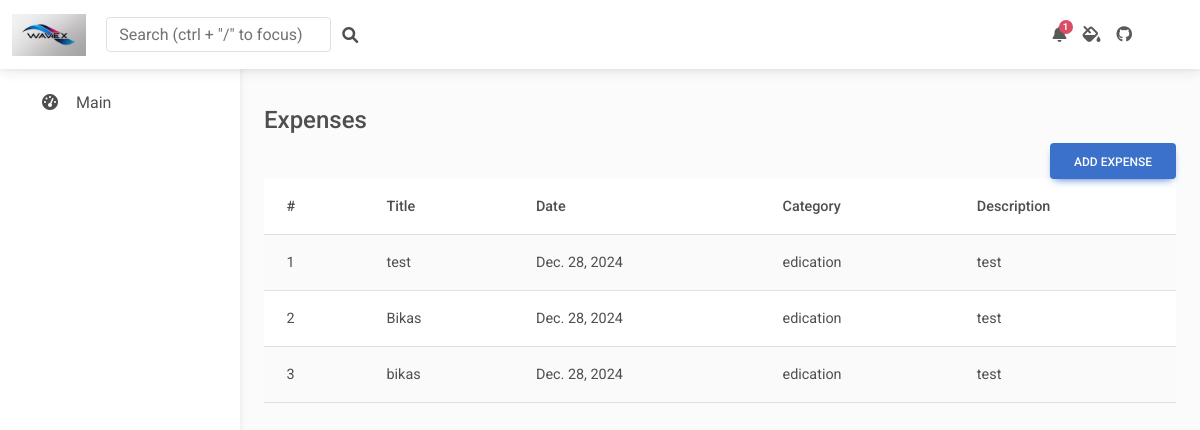
The page / on the database its author committed.
### expenses/models.py (models this page shows, shortened)
class Expense(models.Model):
    date = models.DateField()
    title = models.CharField(max_length=255)
    description = models.CharField(max_length=255)
    amount = models.DecimalField(max_digits=10, decimal_places=2)
    category = models.ForeignKey(Category, on_delete=models.CASCADE)

class BaseModel(models.Model):
    created_at = models.DateTimeField(auto_now_add=True)
    updated_at = models.DateTimeField(auto_now=True)
    deleted_at = models.DateTimeField(null=True, blank=True)
    class Meta:
        abstract = True

class Category(BaseModel):
    name = models.CharField(max_length=100, db_index=True)

### expenses/views.py (the view)
# urls.py: path('', ExpenseListView.as_view(), name='expense_list'),
class ExpenseListView(ListView):
    model = Expense
    template_name = 'expenses/expense_list.html'
    context_object_name = 'expenses'
    paginate_by = 10
    def get_paginate_by(self, queryset):
        page_size = self.request.GET.get('page_size', self.paginate_by)
        return page_size

### templates/expenses/expense_list.html (shortened to what this page needs)
{% extends 'base.html' %}
{% block content %}
<div class="container mt-4">
    <div>
        <div class="d-flex justify-content-start"><h4>Expenses</h4></div>
        <div class="d-flex justify-content-end"><a href="{% url 'add_expense' %}" class="btn btn-primary">Add Expense</a></div>
    </div>
    <table class="table table-striped">
        <thead>
            <tr>
                <th>#</th>
                <th>Title</th>
                <th>Date</th>
                <th>Category</th>
                <th>Description</th>
            </tr>
        </thead>
        <tbody>
            {% for expense in expenses %}
                <tr>
                    <td>{{ forloop.counter }}</td>
                    <td>{{ expense.title }}</td>
                    <td>{{ expense.date }}</td>
                    <td>{{ expense.category.name }}</td>
                    <td>{{ expense.description }}</td>
                </tr>
            {% endfor %}
        </tbody>
    </table>
</div>
{% endblock %}

### templates/base.html (shortened to what this page needs)
{% load static %}
<!DOCTYPE html>
<html lang="en">
<head>
  <link rel="stylesheet" href="https://use.fontawesome.com/releases/v6.0.0/css/all.css" />
  <link rel="stylesheet" href="{% static 'css/mdb.min.css' %}" />
  <link rel="stylesheet" href="{% static 'css/admin.css'%}" />
</head>
<body>
  <header>
    <nav id="sidebarMenu" class="collapse d-lg-block sidebar collapse bg-white">
      <div class="position-sticky">
        <div class="list-group list-group-flush mx-3 mt-4">
          <a href="#" class="list-group-item list-group-item-action py-2" data-mdb-ripple-init aria-current="true">
            <i class="fas fa-tachometer-alt fa-fw me-3"></i><span>Main</span>
          </a>
        </div>
      </div>
    </nav>
    <nav id="main-navbar" class="navbar navbar-expand-lg navbar-light bg-white fixed-top">
      <div class="container-fluid">
        <a class="navbar-brand" href="#">
          <img src="{% static 'img/company.jpg'%}" height="42" alt="" loading="lazy" />
        </a>
        <form class="d-none d-md-flex input-group w-auto my-auto">
          <input autocomplete="off" type="search" class="form-control rounded"
            placeholder='Search (ctrl + "/" to focus)' style="min-width: 225px" />
          <span class="input-group-text border-0"><i class="fas fa-search"></i></span>
        </form>
        <ul class="navbar-nav ms-auto d-flex flex-row">
          <li class="nav-item dropdown">
            <a class="nav-link me-3 me-lg-0 dropdown-toggle hidden-arrow" href="#" id="navbarDropdownMenuLink"
              role="button" data-mdb-dropdown-init aria-expanded="false">
              <i class="fas fa-bell"></i>
              <span class="badge rounded-pill badge-notification bg-danger">1</span>
            </a>
          </li>
          <li class="nav-item">
            <a class="nav-link me-3 me-lg-0" href="#">
              <i class="fas fa-fill-drip"></i>
            </a>
          </li>
          <li class="nav-item me-3 me-lg-0">
            <a class="nav-link" href="#">
              <i class="fab fa-github"></i>
            </a>
          </li>
          <li class="nav-item dropdown">
            <a class="nav-link me-3 me-lg-0 dropdown-toggle hidden-arrow" href="#" id="navbarDropdown" role="button"
              data-mdb-dropdown-init aria-expanded="false">
              <i class="united kingdom flag m-0"></i>
            </a>
          </li>
          <li class="nav-item dropdown">
            <a class="nav-link dropdown-toggle hidden-arrow d-flex align-items-center" href="#"
              id="navbarDropdownMenuLink" role="button" data-mdb-dropdown-init aria-expanded="false">
            </a>
          </li>
        </ul>
      </div>
    </nav>
  </header>
  <main style="margin-top: 58px">
    <div class="container pt-4">
        {% block content %}
        {% endblock %}
    </div>
  </main>
</body>
</html>

### static/css/admin.css (style rules this page uses)
body { background-color: #fbfbfb; }
@media (min-width: 991.98px) { main { padding-left: 240px; } }
.sidebar { position: fixed; top: 0; bottom: 0; left: 0; padding: 58px 0 0; box-shadow: 0 2px 5px 0 rgb(0 0 0 / 5%), 0 2px 10px 0 rgb(0 0 0 / 5%); width: 240px; z-index: 600; }

### rows shown on the page
Expense: title "test", date "Dec. 28, 2024", category.name "edication", description "test"
Expense: title "Bikas", date "Dec. 28, 2024", category.name "edication", description "test"
Expense: title "bikas", date "Dec. 28, 2024", category.name "edication", description "test"
